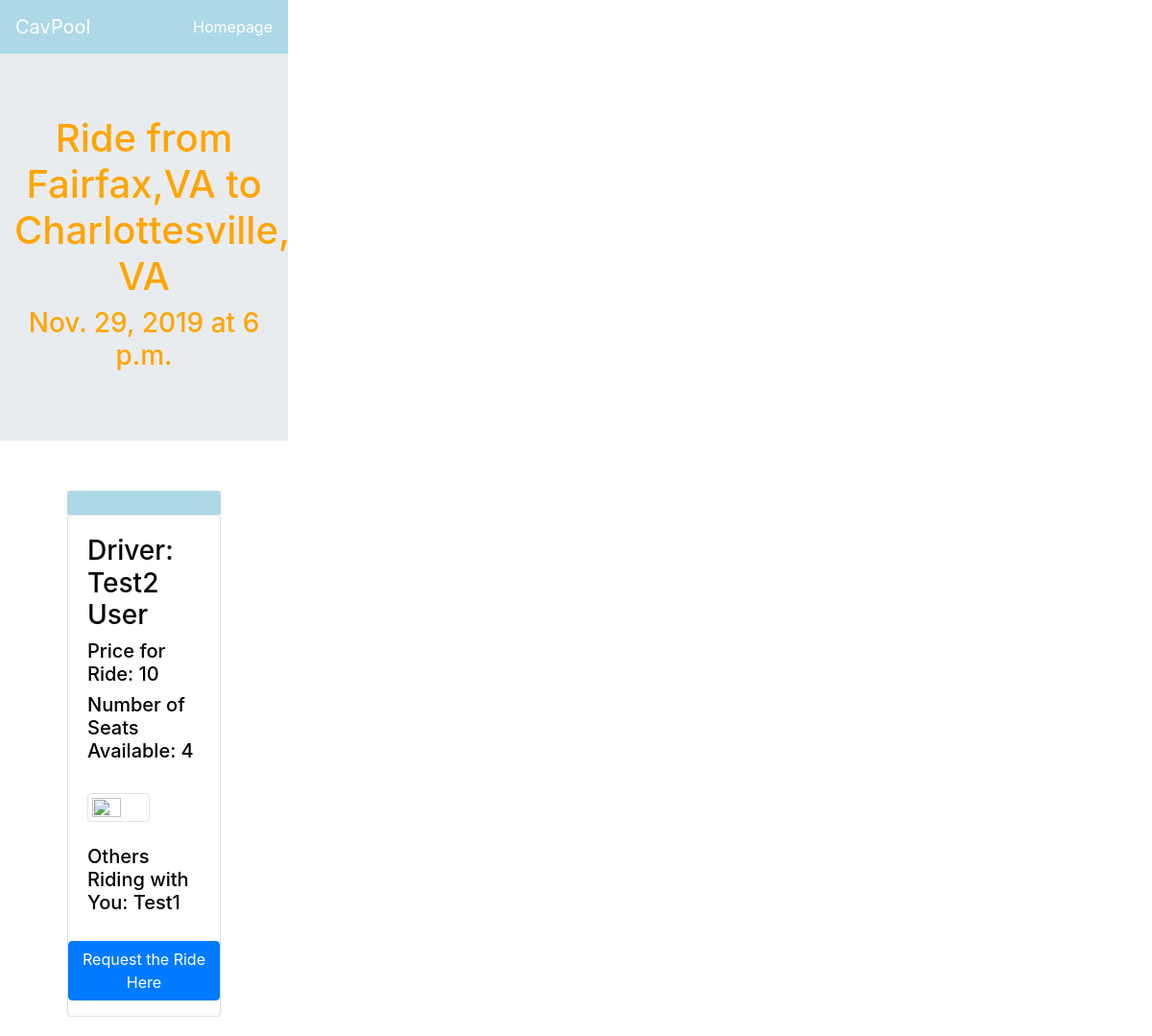
The app's page /16/ride with its own data.
### Rideshare_app/models.py (models this page shows, shortened)
class Ride(models.Model):
    departure_location = models.CharField(max_length = 30)
    destination_location = models.CharField(max_length = 30)
    departure_state = models.CharField(max_length = 30, null = True, blank = True)
    destination_state = models.CharField(max_length = 30, null = True, blank = True)
    date = models.DateField()
    time = models.TimeField(blank = True, null = True)
    seats = models.IntegerField(null = True, blank = True)
    price = models.IntegerField(null = True, blank = True)
    driver = models.ForeignKey(Driver, null = True, on_delete = models.CASCADE)
    riders = models.ManyToManyField(Rider, blank = True)
    confirmed_riders = models.ManyToManyField(Rider, blank = True, related_name = "confirmed_riders")
    pending_riders = models.ManyToManyField(Rider, blank = True, related_name = "pending_riders")

class Driver(models.Model):
    first_name = models.CharField(max_length = 30)
    last_name = models.CharField(max_length = 30)
    email = models.CharField(max_length = 100)
    venmo = models.CharField(max_length = 30, blank = True, null = True)
    phone_number = models.CharField(max_length = 20, blank = True, null = True)
    car_make = models.CharField(max_length = 30, blank = True, null = True)
    car_model = models.CharField(max_length = 30, blank = True, null = True)
    def __str__(self):
        return self.first_name + " " + self.last_name;

class Rider(models.Model):
    first_name = models.CharField(max_length = 30)
    last_name = models.CharField(max_length = 30)
    email = models.CharField(max_length = 100)
    venmo = models.CharField(max_length = 30, blank = True, null = True)
    phone_number = models.CharField(max_length = 20, blank = True, null = True)

### Rideshare_app/views.py (the view)
# urls.py: path('<int:id>/ride', views.ride, name= 'ride'),
def ride(request, id):
    ride = get_object_or_404(Ride, pk = id)
    if request.method == "POST":
        form = RequestRideForm(request.POST)
        if form.is_valid() == True:
            rider = Rider.objects.get(pk=4)
            ride.pending_riders.add(rider)
            return HttpResponseRedirect(reverse('request_ride_result', args=(id,))) # here id refers to ride id
    else:
        form = RequestRideForm()
    pending_riders = ride.pending_riders.all()
    confirmed_riders = ride.confirmed_riders.all()
    context = {"ride" : ride, "pending_riders" : pending_riders, "confirmed_riders" : confirmed_riders}
    return render(request, 'Rideshare_app/ride.html', context)

### Rideshare_app/templates/Rideshare_app/ride.html (shortened to what this page needs)
{% load bootstrap4 %}
{% bootstrap_css %}
<html>
<head>
<link rel="stylesheet" type="text/css" href="profile.css">
  <nav class="navbar navbar-dark" style="background-color:lightblue">
  <a class="navbar-brand" style ="color:white"> CavPool</a>
  <ul class="navbar-nav">
    <li class="nav-item active">
      <a class="nav-link" href="{% url 'index' %}">Homepage</a>
    </li>
  </ul>
</nav>
<div class="jumbotron jumbotron-fluid">
  <div class="container">
     <h1 style = "text-align: center; color:orange"> Ride from {{ride.departure_location}},{{ride.departure_state}} to {{ride.destination_location}}, {{ride.destination_state}} </h1>
     <h3 style = "text-align: center; color:orange"> {{ride.date}}  at {{ride.time}}</h3>
  </div>
</div>
</head>
<div class="col-sm-8">
    <div class="card-header" style="background-color: lightblue; border-color: transparent;">
    </div>
    <div class="card">
      <div class="card-body">
        <h3 style = "text-align: left ;color: black"> Driver: {{ride.driver}} </h3>
        <h5 style ="text-align: left ;color: black"> Price for Ride: {{ride.price}}</h5>
        <h5 style ="text-align: left ;color: black"> Number of Seats Available: {{ride.seats}}</h5>
        <br>
        <img src="https://i.imgur.com/wk69iyi.png"class="img-thumbnail" alt="">
	    <br>
	    <br>
	    <h5 style ="text-align: left ;color: black"> Others Riding with You:
	    	{% for i in confirmed_riders %}
				{{i.first_name}}
			{% endfor %}
		</h5>
	</div>
    <form method="post">
   		<div style ="text-align: center" >
    	<button type="submit" class="btn btn-primary">Request the Ride Here</button>
  	</form>
  </div>
</div>
</body>
</html>

### Rideshare_app/templates/Rideshare_app/profile.css (style rules this page uses)
html, body, header, .column { float: left; width: 50%; }

### Rideshare_app/templates/Rideshare_app/ride.html (style rules this page uses)
.col-sm-8 { width: 80%; margin: 0 auto; padding: 20px; }
img { border: 1px solid; margin: 0 auto; border-radius: 4px; padding: 20px; width: 55%; }

### records on screen
Ride: departure_location "Fairfax", departure_state "VA", destination_location "Charlottesville", destination_state "VA", date "Nov. 29, 2019", time "6 p.m.", driver "Test2 User", price "10", seats "4"
Rider: first_name "Test1"
